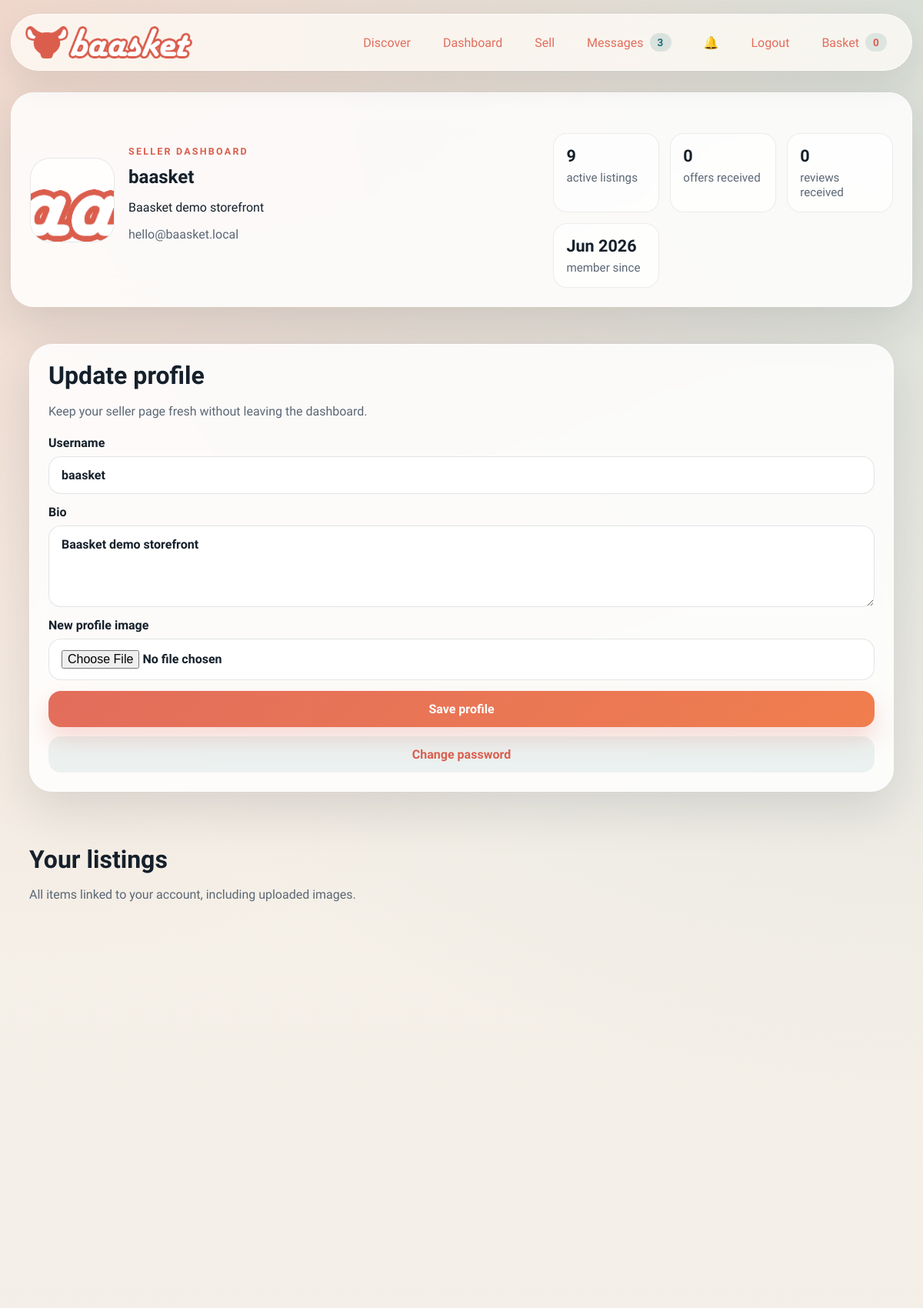
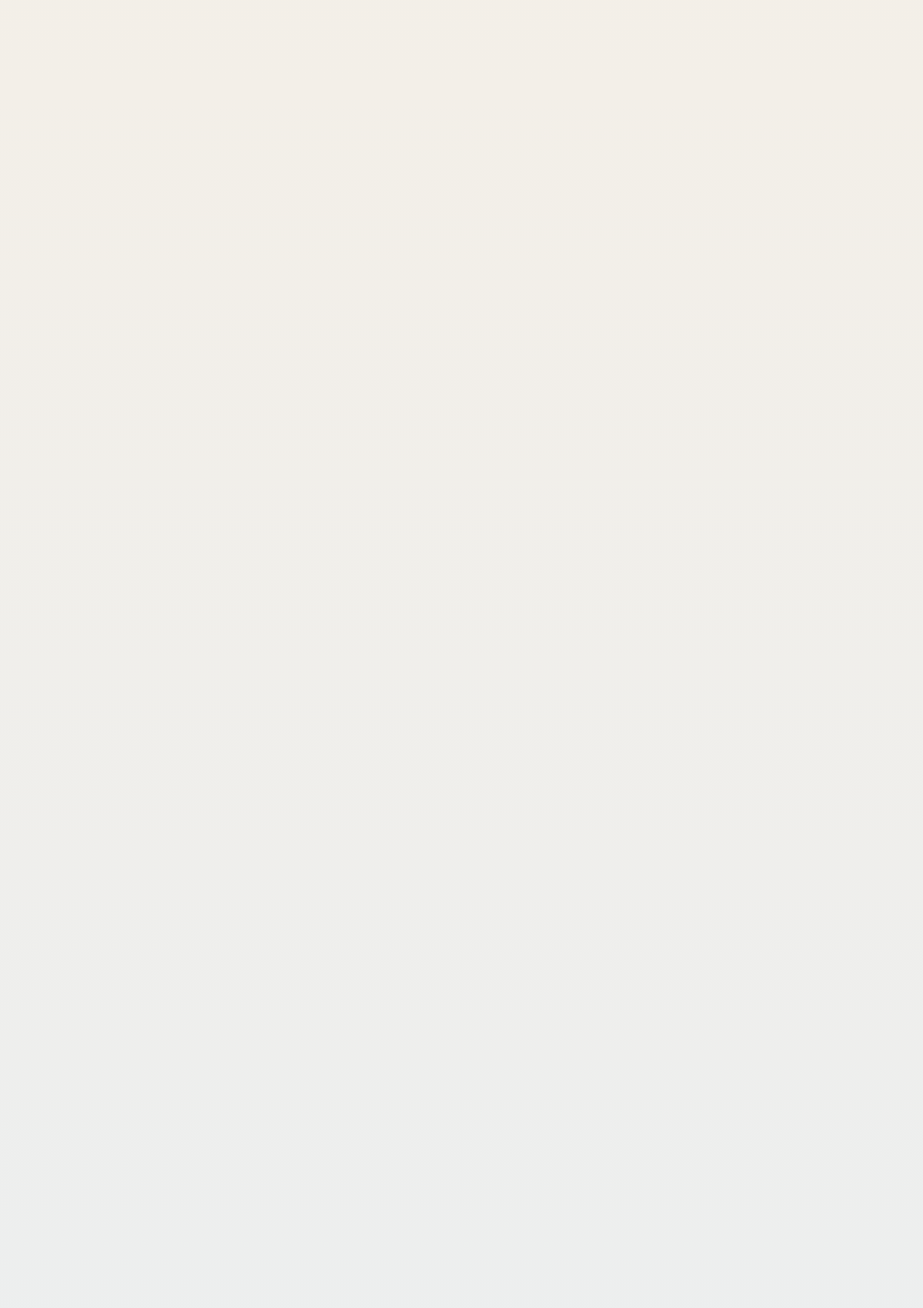
The page /dashboard (signed in, upper part) on the database its author committed (2 pictures, top to bottom).
### models.py (models this page shows, shortened)
class User(db.Model, UserMixin):
    id = db.Column(db.Integer, primary_key=True)
    username = db.Column(db.String(80), unique=True, nullable=False, index=True)
    email = db.Column(db.String(120), unique=True, nullable=False, index=True)
    password_hash = db.Column(db.String(255), nullable=False)
    bio = db.Column(db.String(280), nullable=False, default="")
    profile_image = db.Column(db.String(255), nullable=False, default="")
    created_at = db.Column(db.DateTime, nullable=False, default=datetime.utcnow)
    legal_name = db.Column(db.String(140), nullable=True, default="")
    ic_number = db.Column(db.String(64), nullable=True, default="")
    home_address = db.Column(db.String(255), nullable=True, default="")
    city = db.Column(db.String(80), nullable=True, default="")
    region = db.Column(db.String(80), nullable=True, default="")
    phone_number = db.Column(db.String(40), nullable=True, default="")
    country = db.Column(db.String(80), nullable=True, default="")
    last_seen = db.Column(db.DateTime, nullable=True)
    listings = db.relationship("ListingModel", foreign_keys="[ListingModel.seller_id]", backref="seller", lazy=True, cascade="all, delete-orphan")
    @property
    def profile_image_url(self) -> str:
        if self.profile_image:
            return f"/static/{self.profile_image}"
        return "/static/assets/logo/baasket_logo.png"

### main.py (the view, shortened to what this page needs)
	@app.route("/dashboard", methods=["GET", "POST"])
	@login_required
	def dashboard() -> ResponseReturnValue:
		listings = (
			Item.query.filter_by(seller_id=current_user.id)
			.order_by(Item.created_at.desc())
			.all()
		)
		sales_history = _sales_history_for_user(current_user.id)
		stats = _listing_stats_for_user(current_user.id)
		reviews_count = Review.query.filter_by(created_by=current_user.id).count()
		return render_template(
			"dashboard.html",
			title="Seller Dashboard | Baasket",
			listings=listings,
			sales_history=sales_history,
			stats=stats,
			reviews_count=reviews_count,
			category_list=_build_category_list(),
		)

### main.py (called while the page is built)
def _build_category_list() -> list[dict[str, str]]:
	return [
		{
			"name": name,
			"icon": url_for(
				"static",
				filename=f"assets/categories/{CATEGORY_ICONS.get(name, CATEGORY_ICON_FALLBACK)}",
			),
		}
		for name in CATEGORIES_MAP
	]

def _money(value: object) -> str:
	amount = Decimal(str(value))
	return f"RM{amount:,.2f}"

def _listing_stats_for_user(user_id: int) -> dict[str, int]:
	listings = Item.query.filter_by(seller_id=user_id).all()
	offer_count = sum(len(listing.offers) for listing in listings)
	return {
		"listings": len(listings),
		"offers": offer_count,
	}

def _sales_history_for_user(user_id: int) -> list[dict[str, object]]:
	order_items = (
		OrderItemModel.query.join(Item, OrderItemModel.listing_id == Item.id)
		.join(OrderModel, OrderItemModel.order_id == OrderModel.id)
		.filter(Item.seller_id == user_id)
		.order_by(OrderModel.created_at.desc(), OrderItemModel.id.desc())
		.all()
	)
	return [
		{
			"order": item.order,
			"item": item,
			"listing": db.session.get(Item, item.listing_id),
		}
		for item in order_items
	]

### models.py (called while the page is built)
@login_manager.user_loader
def load_user(user_id: str) -> User | None:
    if not user_id.isdigit():
        return None
    return db.session.get(User, int(user_id))

    @property
    def image_data(self) -> str:
        if self.image_path:
            return f"/static/{self.image_path}"
        return self.seed_image_data or "/static/assets/logo/baasket_logo.png"

    @property
    def line_total_label(self) -> str:
        return f"RM{Decimal(self.line_total):,.2f}"

### payment.py (called while the page is built)
    def options(self) -> tuple[dict[str, object], ...]:
        return tuple(
            {
                "code": strategy.code,
                "label": strategy.label,
                "fee_rate": getattr(strategy, "fee_rate", Decimal("0.00")),
            }
            for strategy in self._strategies.values()
        )

### templates/dashboard.html (shortened to what this page needs)
{% extends "base.html" %}
{% block content %}
<section class="dashboard-hero card-surface reveal" data-reveal>
  <div class="dashboard-profile">
    <img src="{{ current_user.profile_image_url }}" alt="{{ current_user.username }} profile image" class="dashboard-avatar">
    <div>
      <p class="eyebrow">Seller dashboard</p>
      <h1>{{ current_user.username }}</h1>
      <p>{{ current_user.bio or "No bio yet. Tell buyers what you specialize in." }}</p>
      <p class="muted-text">{{ current_user.email }}</p>
    </div>
  </div>
  <div class="hero-stats dashboard-stats">
    <article>
      <strong>{{ stats.listings }}</strong>
      <span>active listings</span>
    </article>
    <article>
      <strong>{{ stats.offers }}</strong>
      <span>offers received</span>
    </article>
    <article>
      <strong>{{ reviews_count }}</strong>
      <span>reviews received</span>
    </article>
    <article>
      <strong>{{ current_user.created_at.strftime('%b %Y') }}</strong>
      <span>member since</span>
    </article>
  </div>
</section>
<section class="section-block">
  <article class="card-surface reveal" data-reveal>
    <div class="section-heading compact">
      <h2>Update profile</h2>
      <p>Keep your seller page fresh without leaving the dashboard.</p>
    </div>
    <form method="post" class="stack-form" enctype="multipart/form-data">
      <label>
        Username
        <input type="text" name="username" value="{{ current_user.username }}" required>
      </label>
      <label>
        Bio
        <textarea name="bio" rows="4">{{ current_user.bio }}</textarea>
      </label>
      <label>
        New profile image
        <input type="file" name="profile_image" accept="image/*">
      </label>
      <button type="submit" class="primary-button">Save profile</button>
    </form>
    <form method="post" action="{{ url_for('change_password') }}" class="stack-form">
      <button type="button" id="password-toggle" class="secondary-button" style="margin-top:12px;">Change password</button>
    </form>
  </article>
</section>
<section class="section-block">
  <div class="section-heading">
    <div>
      <h2>Your listings</h2>
      <p>All items linked to your account, including uploaded images.</p>
    </div>
  </div>
  <div class="listing-grid thumbnail-grid">
  </div>
</section>
{% endblock %}

### static/css/styles.css (style rules this page uses)
:root { color-scheme: light; --bg: #f4efe6; --bg-soft: #fffaf2; --panel: rgba(255, 255, 255, 0.84); --panel-strong: #ffffff; --ink: #15202b; --muted: #5b6775; --line: rgba(21, 32, 43, 0.12); --accent: #e26d5c; --accent-deep: #DB5E4D; --accent-soft: #ffd6cc; --success: #1f7a54; --warning: #a96c08; --shadow: 0 24px 60px rgba(21, 32, 43, 0.12); --radius-xl: 30px; --radius-lg: 22px; --radius-md: 16px; }
* { box-sizing: border-box; }
html { scroll-behavior: smooth; }
body { margin: 0; min-height: 100vh; background: radial-gradient(circle at top left, rgba(226, 109, 92, 0.18), transparent 28%), radial-gradient(circle at top right, rgba(31, 111, 120, 0.14), transparent 32%), linear-gradient(180deg, #f7f1e7 0%, #f3efe8 42%, #e9eef2 100%); color: var(--ink); font-family: "Lexend", "Trebuchet MS", "Gill Sans", "Segoe UI", sans-serif; }
img { display: block; max-width: 100%; }
button, input, select, textarea { font: inherit; }
.hero, .grid-layout, .detail-grid, .section-block { position: relative; margin-bottom: 24px; }
.hero-copy, .hero-card, .card-surface, .side-panel { border-radius: var(--radius-xl); background: var(--panel); border: 1px solid rgba(255, 255, 255, 0.66); box-shadow: var(--shadow); backdrop-filter: blur(16px); }
.eyebrow { margin: 0 0 14px; color: var(--accent-deep); text-transform: uppercase; letter-spacing: 0.18em; font-size: 0.78rem; font-weight: 800; }
h1, h2, h3 { margin: 0; font-family: "Lexend", Georgia, "Times New Roman", serif; line-height: 1.06; }
.hero-text, .section-heading p, .product-meta, .detail-description, .panel-note p, .feed-item p, .empty-state { color: var(--muted); line-height: 1.6; }
.search-bar input, .search-bar select, .stack-form input, .stack-form select, .stack-form textarea { width: 100%; padding: 14px 16px; border: 1px solid rgba(21, 32, 43, 0.12); border-radius: 16px; background: rgba(255, 255, 255, 0.92); color: var(--ink); }
.search-bar button, .primary-button, .secondary-button, .ghost-button { border: 0; border-radius: 16px; padding: 14px 18px; font-weight: 800; cursor: pointer; transition: transform 0.2s ease, box-shadow 0.2s ease, background 0.2s ease; }
.search-bar button, .primary-button { background: linear-gradient(135deg, var(--accent), #f07e4e); color: white; box-shadow: 0 16px 30px rgba(226, 109, 92, 0.24); }
.secondary-button, .ghost-button { background: rgba(31, 111, 120, 0.08); color: var(--accent-deep); }
.hero-stats { display: grid; grid-template-columns: repeat(3, minmax(0, 1fr)); gap: 14px; margin-top: 28px; }
.hero-stats article, .mini-grid article, .receipt-grid article { padding: 16px; border-radius: 18px; background: rgba(255, 255, 255, 0.65); border: 1px solid rgba(21, 32, 43, 0.08); }
.hero-stats strong, .mini-grid strong, .receipt-grid strong { display: block; margin-bottom: 6px; font-size: 1.35rem; }
.hero-stats span, .mini-grid span, .receipt-grid span { color: var(--muted); font-size: 0.95rem; }
.hero-card-top, .price-row, .action-row, .cart-controls, .cart-line, .section-heading, .subtle-row { display: flex; align-items: center; justify-content: space-between; gap: 12px; }
.section-block, .card-surface, .side-panel { padding: 24px; }
.section-heading { margin-bottom: 18px; }
.section-heading.compact { display: block; }
.section-heading h2 { margin-bottom: 6px; font-size: 2rem; }
.listing-grid { display: grid; grid-template-columns: repeat(2, minmax(0, 1fr)); gap: 18px; }
.stack-form { display: grid; gap: 14px; }
.stack-form label { display: grid; gap: 8px; font-weight: 700; }
.stack-form textarea { resize: vertical; }
.seller-context span, .muted-text { color: var(--muted); }
.dashboard-hero { display: grid; grid-template-columns: minmax(0, 1.2fr) minmax(0, 0.8fr); gap: 18px; margin-bottom: 24px; }
.dashboard-profile { display: flex; gap: 18px; align-items: center; }
.dashboard-avatar { width: 110px; height: 110px; border-radius: 26px; object-fit: cover; background: rgba(255, 255, 255, 0.75); border: 1px solid rgba(21, 32, 43, 0.1); }
.dashboard-stats { align-self: center; }
.reveal { opacity: 0; transform: translateY(16px); transition: opacity 0.55s ease, transform 0.55s ease; }
.reveal.is-visible { opacity: 1; transform: translateY(0); }

### rows shown on the page
User: username (picture), username "baasket", bio "Baasket demo storefront", email "hello@baasket.local", created_at "Jun 2026"

### other values the page prints
{{ chat_count }} "3"
{{ cart_count }} "0"
{{ stats.listings }} "9"
{{ stats.offers }} "0"
{{ reviews_count }} "0"
